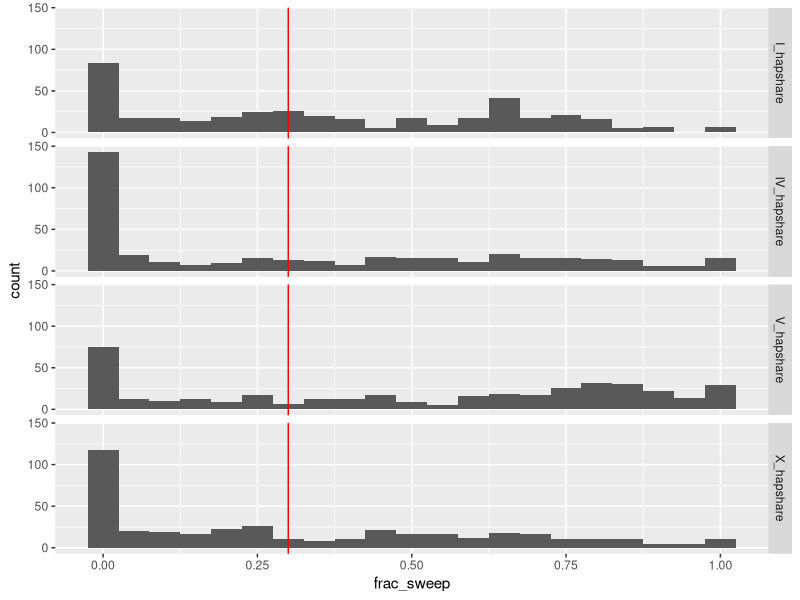

Reproduce this figure in R.
library(tidyverse)

try(setwd(dirname(rstudioapi::getActiveDocumentContext()$path)))

sweeps <- data.table::fread("sweep_summary.tsv") %>%
  dplyr::select(-(I:X), -swept_chroms, -(II_hapshare:III_hapshare))

ce328_strains <- data.table::fread("ce328_strains.txt", header = F)

swept_isotypes <- tidyr::gather(sweeps, chrom, frac_sweep, -isotype) %>%
  dplyr::filter(frac_sweep >= 0.3, isotype %in% ce328_strains$V1) %>%
  dplyr::distinct(isotype) %>%
  dplyr::arrange(isotype) %>%
  dplyr::pull(isotype)
paste(swept_isotypes, collapse = ",")

divergent_isotypes <- tidyr::gather(sweeps, chrom, frac_sweep, -isotype) %>%
  # dplyr::filter(frac_sweep >=0.3) %>%
  dplyr::distinct(isotype) %>%
  dplyr::filter(!isotype%in%swept_isotypes, isotype %in% ce328_strains$V1) %>%
  dplyr::arrange(isotype) %>%
  dplyr::pull(isotype)

paste(divergent_isotypes, collapse = ",")


tidyr::gather(sweeps, chrom, frac_sweep, -isotype) %>%
  ggplot()+
  aes(x = frac_sweep)+
  geom_histogram(binwidth = 0.05)+
  geom_vline(aes(xintercept=0.3), color = "red")+
  facet_grid(chrom~.)
